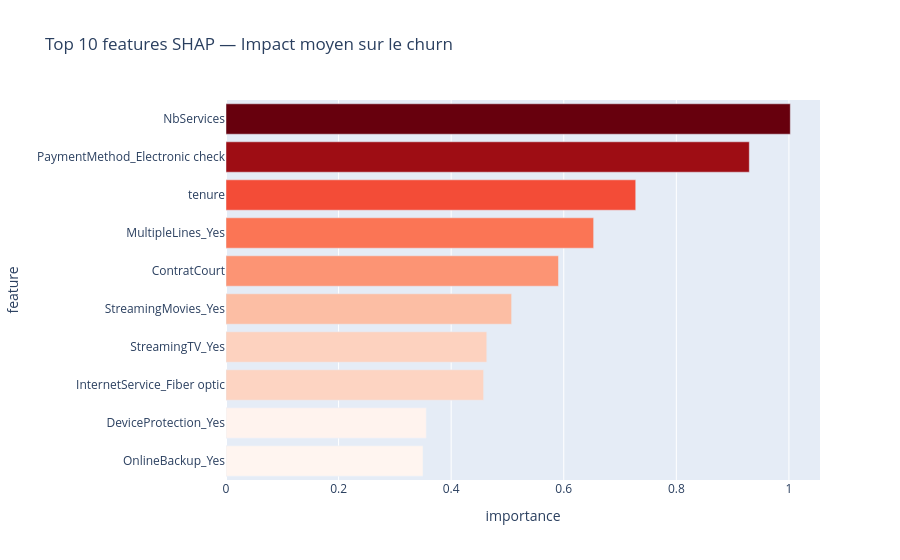

The code cell stored with this chart in its notebook:
### Markdown cell above
## 2. Top 10 features — importance globale

### Code cell
shap_df = pd.DataFrame({
    'feature': X.columns,
    'importance': np.abs(shap_values).mean(axis=0)
}).sort_values('importance', ascending=False).head(10)

fig = px.bar(
    shap_df, x='importance', y='feature',
    orientation='h',
    title='Top 10 features SHAP — Impact moyen sur le churn',
    color='importance',
    color_continuous_scale='Reds'
)
fig.update_layout( yaxis={'categoryorder': 'total ascending'},coloraxis_showscale=False)
fig.show()
fig.write_html(r'C:\Users\imene\churn-prediction\outputs\shap_importance.html')
print("✅ shap_importance.html exporté")

### Figure 1 — Plotly figure (JSON) as saved in the notebook; plotly's stock layout.template omitted (floating-point values rounded to 4 significant figures)
{"data": [{"hovertemplate": "importance=%{marker.color}<br>feature=%{y}<extra></extra>", "legendgroup": "", "marker": {"color": [1.002, 0.9296, 0.7279, 0.6531, 0.5907, 0.5074, 0.4632, 0.4577, 0.3559, 0.35], "coloraxis": "coloraxis", "pattern": {"shape": ""}}, "name": "", "orientation": "h", "showlegend": false, "textposition": "auto", "type": "bar", "x": [1.002, 0.9296, 0.7279, 0.6531, 0.5907, 0.5074, 0.4632, 0.4577, 0.3559, 0.35], "xaxis": "x", "y": ["NbServices", "PaymentMethod_Electronic check", "tenure", "MultipleLines_Yes", "ContratCourt", "StreamingMovies_Yes", "StreamingTV_Yes", "InternetService_Fiber optic", "DeviceProtection_Yes", "OnlineBackup_Yes"], "yaxis": "y"}], "layout": {"barmode": "relative", "coloraxis": {"colorbar": {"title": {"text": "importance"}}, "colorscale": [[0, "rgb(255,245,240)"], [0.125, "rgb(254,224,210)"], [0.25, "rgb(252,187,161)"], [0.375, "rgb(252,146,114)"], [0.5, "rgb(251,106,74)"], [0.625, "rgb(239,59,44)"], [0.75, "rgb(203,24,29)"], [0.875, "rgb(165,15,21)"], [1, "rgb(103,0,13)"]], "showscale": false}, "legend": {"tracegroupgap": 0}, "title": {"text": "Top 10 features SHAP — Impact moyen sur le churn"}, "xaxis": {"anchor": "y", "domain": [0, 1], "title": {"text": "importance"}}, "yaxis": {"anchor": "x", "categoryorder": "total ascending", "domain": [0, 1], "title": {"text": "feature"}}}}
